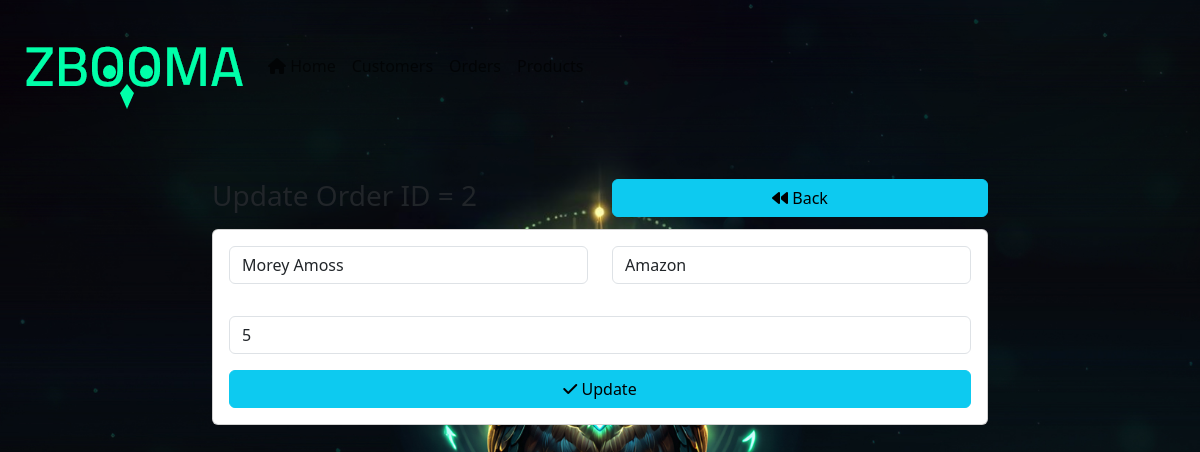
The app's page /app/orders/edit.php?edit=2 with its own data.
### tables this page shows
CREATE TABLE orders (
    order_id INT NOT NULL AUTO_INCREMENT,
    customer_id INT,
    product_id INT,
    amount INT,
    date DATE,
    PRIMARY KEY (order_id),
    FOREIGN KEY (customer_id) REFERENCES customers(customer_id)
    ON DELETE CASCADE
    ON UPDATE CASCADE,
    FOREIGN KEY (product_id) REFERENCES products(product_id)
    ON DELETE CASCADE
    ON UPDATE CASCADE
);

create table customers (
	customer_id INT NOT NULL AUTO_INCREMENT,
	customer_firstName VARCHAR(50) DEFAULT 'Guest' ,
	customer_lastName VARCHAR(50),
	customer_gender VARCHAR(50),
	PRIMARY KEY(customer_id)
);

create table products (
	product_id INT NOT NULL AUTO_INCREMENT,
	product_name VARCHAR(50) DEFAULT 'Just product',
	product_price INT NOT NULL,
	PRIMARY KEY(product_id)
);

### app/orders/edit.php (the view, shortened to what this page needs)
<?php
include_once "../../shared/db_connection.php";
include_once "../../shared/head.php";
include_once "../../shared/navbar.php";
$select_customers_query = "SELECT * FROM customers";
$customers_data = mysqli_query($conn, $select_customers_query);
$select_products_query = "SELECT * FROM products";
$products_data = mysqli_query($conn, $select_products_query);
if (isset($_GET['edit'])) {
    $update_one_data_id = $_GET['edit'];
    $update_one_data_query = "SELECT * FROM orders WHERE order_id = $update_one_data_id;";
    $update_one_data = mysqli_query($conn, $update_one_data_query);
    $one_data = mysqli_fetch_assoc($update_one_data);
}
?>
<main>
    <div class="container col-md-8 my-5">
        <div class="row my-2">
            <div class="col-md-6">
                <h3>Update Order ID = <?= $one_data['order_id'] ?></h3>
            </div>
            <div class="col-md-6">
                <div class="d-grid">
                    <a href="./list.php" class="flaot-end btn btn-info"><i class="fa-solid fa-backward"></i> Back</a>
                </div>
            </div>
        </div>
        <div class="card">
            <div class="card-body">
                <form method="post">
                    <div class="row mb-3">
                        <div class="col-md-6 mb-3">
                            <div class="form-group">
                                <select name="customer_id" class="form-control" required>
                                    <?php foreach ($customers_data as $customer_data): ?>
                                        <option value="<?= $customer_data['customer_id']; ?>"
                                            <?= $one_data['customer_id'] == $customer_data['customer_id'] ? 'selected' : ''; ?>>
                                            <?= $customer_data['customer_firstName'] . " " . $customer_data['customer_lastName']; ?>
                                        </option>
                                    <?php endforeach; ?>
                                </select>
                            </div>
                        </div>
                        <div class="col-md-6">
                            <div class="form-group">
                                <select name="product_id" class="form-control" required>
                                    <?php foreach ($products_data as $product_data): ?>
                                        <option value="<?= $product_data['product_id']; ?>"
                                            <?= $one_data['product_id'] == $product_data['product_id'] ? 'selected' : ''; ?>>
                                            <?= $product_data['product_name']; ?>
                                        </option>
                                    <?php endforeach; ?>
                                </select>
                            </div>
                        </div>
                    </div>
                    <div class="form-group mb-3">
                        <input type="number" name="amount" class="form-control" placeholder="Amount" value="<?= $one_data['amount']; ?>" required>
                    </div>
                    <div class="d-grid">
                        <button class="btn btn-info" name="update"><i class="fa-solid fa-check"></i> Update</button>
                    </div>
                </form>
            </div>
        </div>
    </div>
</main>
<?php
include_once "../../shared/script.php";
?>

### shared/head.php (style rules this page uses)
body { background: url('../media/background-img.png') no-repeat center center / cover; height: 100vh; margin: 0; }

### records on screen
orders: order_id "2", customer_id "Morey Amoss", product_id "Amazon", amount "5"
